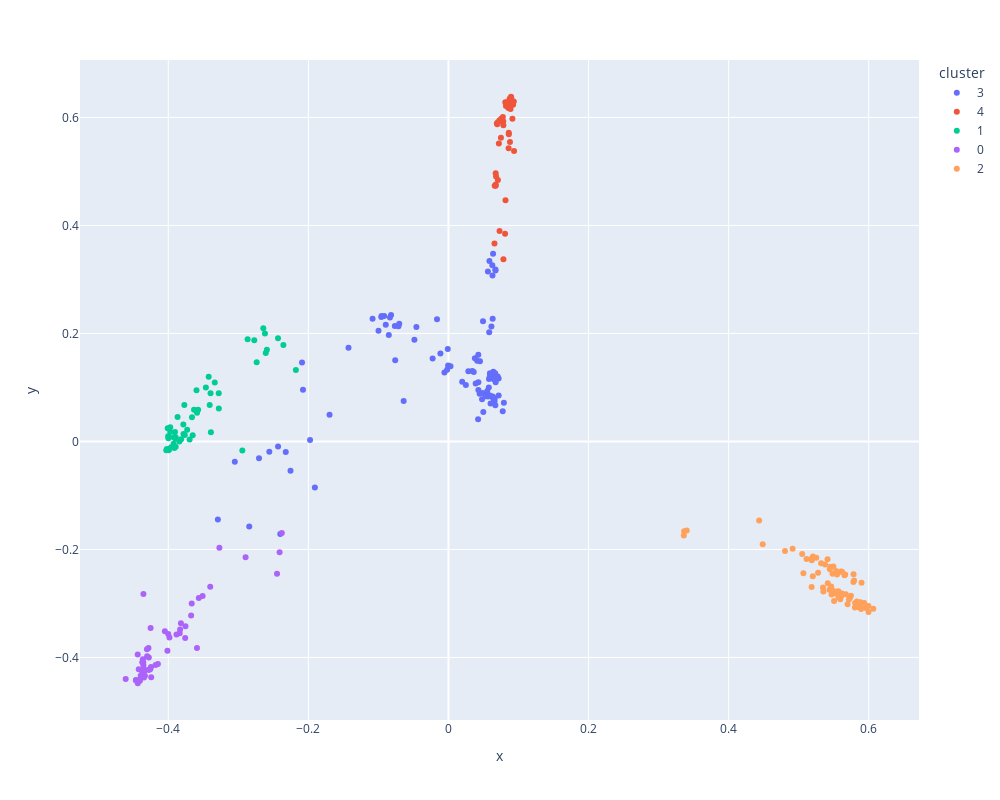
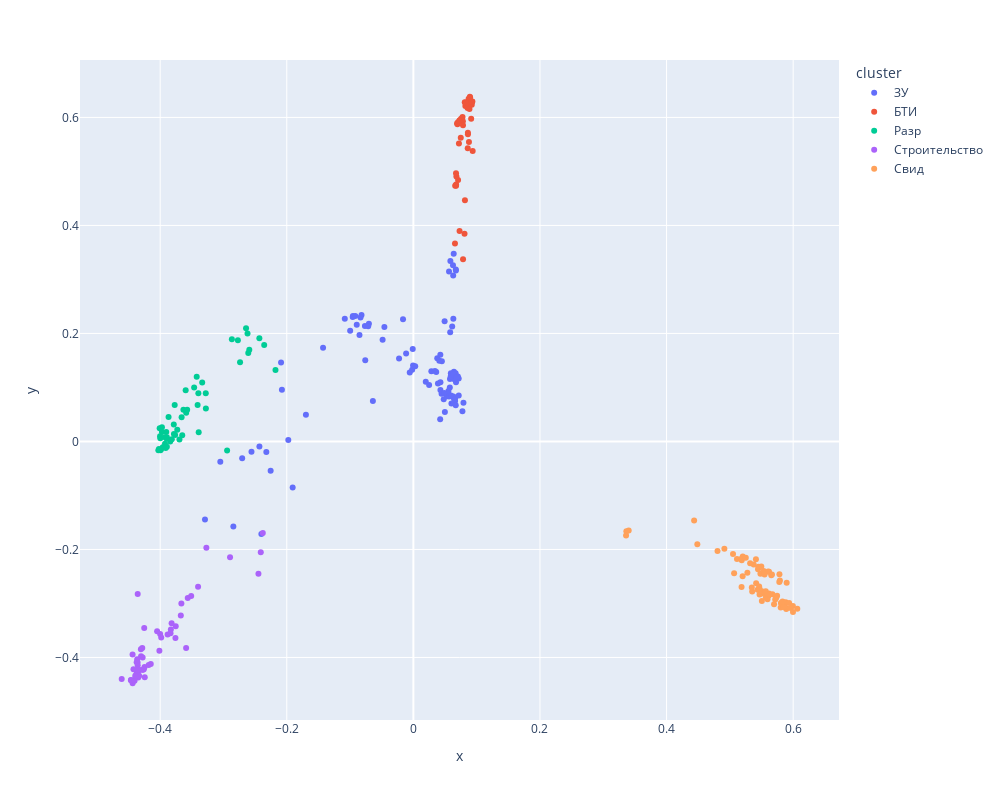

Notebook code cell kept with these figures, in order:
### Markdown cell above
### K-means

### Code cell
n_clusters = 5

estimator = KMeans(n_clusters=n_clusters, random_state=42)
clusterization(estimator, tfidf_vectors, dataset, 'kmeans_tfidf')

### Figure 1 — Plotly figure (JSON) as saved in the notebook; plotly's stock layout.template omitted (floating-point values rounded to 4 significant figures)
{"data": [{"customdata": [["1 изм.pdf_1.txt"], ["10. Поликарпова ул.,д.2, корп.7+ изм.pdf_1.txt"], ["11. Поликарпова ул.,д.2, корп.10А+ изм.pdf_1.txt"], ["12. Поликарпова ул.,д.2, корп.10+ исп.pdf_1.txt"], ["14. Поликарпова ул.,д.2, корп.12+ изм.pdf_1.txt"], ["15. Поликарпова ул.,д.2, корп.14+ изм.pdf_1.txt"], ["16. Поликарпова ул.,д.2, корп.15_+ изм.pdf_1.txt"], ["18. Поликарпова ул.,д.2, корп.16А_+ изм.pdf_1.txt"], ["20. Поликарпова ул.,д.2, соор.32+ изм.pdf_1.txt"], ["27. Поликарпова ул.,д.2, корп.55+ изм.pdf_1.txt"], ["39 изм.pdf_1.txt"], ["42 изм.pdf_1.txt"], ["51 изм.pdf_1.txt"], ["6. Поликарпова ул.,д.2 корп.4 изм.pdf_1.txt"], ["66. Каширское шоссе, дом 5, корпус 1, строение 23 изм.pdf_1.txt"], ["69. Каширское шоссе, дом 5, корпус 1,  изм.pdf_1.txt"], ["93. Мясницкая ул., д. 19, стр. 1 изм.pdf_1.txt"], ["94. Автомобильный проезд, д. 11, стр. 6 изм.pdf_1.txt"], ["96. Щербаковская ул., д.52, корп.17 изм.pdf_1.txt"], ["131ю-2012 29.07.2015 исправленное.PDF_1.txt"], ["M-01-038080 исправленное.pdf_1.txt"], ["M-01-509399 20.09.2002 исправленное.pdf_1.txt"], ["M-02-043676 исправленное.pdf_1.txt"], ["M-02-045681 13.11.2014 исправленное.pdf_1.txt"], ["M-02-М-02-141516 исправленное.pdf_1.txt"], ["M-03-040506 исправленное.pdf_1.txt"], ["M-03-046138 исправленное.pdf_1.txt"], ["M-03-616263 17.01.2018 исправленное.pdf_1.txt"], ["M-04-506077 16.04.2003 исправленное.pdf_1.txt"], ["M-04-506492 28.11.2003 исправленное.PDF_1.txt"], ["M-04-515152 исправленное.pdf_1.txt"], ["M-05-05-040506 29.09.2016 исправленное.pdf_1.txt"], ["M-07-048788 13.04.2016 исправленное.PDF_1.txt"], ["M-09-053908 02.04.2019 исправленное.pdf_1.txt"], ["M-09-508049 исправленное.pdf_1.txt"], ["M-09-512323 исправленное.pdf_1.txt"], ["M-09-609362 16.09.2016 исправленное.PDF_1.txt"], ["M-11-039577 исправленное.pdf_1.txt"], ["M_01_005599_05_06_1996 исправленное.pdf_1.txt"], ["M_01_515253_24_03_2010 исправленное.pdf_1.txt"], ["M_05_003559_04_12_1995 исправленное.pdf_1.txt"], ["M_07_020222_27_12_2001 исправленное.pdf_1.txt"], ["M_07_507696_30_06_2006 исправленное.pdf_1.txt"], ["M_09_503754_01_12_1997 исправленное.pdf_1.txt"], ["М - 0 3 -959698 исправленное.pdf_1.txt"], ["М - 0 4 -587496 исправленное.pdf_1.txt"], ["М - 0 5 -957823 17.10.2016 исправленное.pdf_1.txt"], ["М - 0 7- 303132 исправленное.pdf_1.txt"], ["М -10-111213 исправленное.pdf_1.txt"], ["М-01-003322_26_10_1995 исправленное.pdf_1.txt"], ["М-01-010203_09_11_1999 исправленное.pdf_1.txt"], ["М-01-159753_14_05_2002 исправленное.pdf_1.txt"], ["М-01-256863 30.04.2003 исправленное.pdf_1.txt"], ["М-01-545556_21_01_1997 исправленное.pdf_1.txt"], ["М-01-554433 22.02.2006 исправленное.pdf_1.txt"], ["М-02-002255_25_03_2002 исправленное.pdf_1.txt"], ["М-02-505152_17_11_2003 исправленное.pdf_1.txt"], ["М-02-547569_27_05_1996 исправленное.pdf_1.txt"], ["М-02-547852_19_12_2003 исправленное.pdf_1.txt"], ["М-03-010505_25_12_1997 исправленное.pdf_1.txt"], ["М-03-515152__19_03_1998 исправленное.pdf_1.txt"], ["М-03-547698_21_09_2006 исправленное.pdf_1.txt"], ["М-04-582527_31_03_2004 исправленное.pdf_1.txt"], ["М-06-050406_05_11_1997 исправленное.pdf_1.txt"], ["М-06-060903 31.10.2002 исправленное.pdf_1.txt"], ["М-06-221133 исправленное.PDF_1.txt"], ["М-06-576951 исправленное.pdf_1.txt"], ["М-07-002211_19_04_1993 исправленное.pdf_1.txt"], ["М-07-658951_22_07_1996 исправленное.pdf_1.txt"], ["М-07-875369 04.09.2016 исправленное.pdf_1.txt"], ["М-08-505154 исправленное.pdf_1.txt"], ["М-09-090909_28_03_2001 исправленное.pdf_1.txt"], ["М-51-478523_23_11_2004 исправленное.pdf_1.txt"], ["М-51-759863 исправленное.pdf_1.txt"], ["М-95-863241 исправленное.pdf_1.txt"], ["№ М - 0 2-657842-5 исправленное.pdf_1.txt"], ["№ М - 0 6 - 698745 03.07.2018 исправленное.pdf_1.txt"], ["№ М-07-08-0904 исправленное.pdf_1.txt"], ["13.pdf_1.txt"], ["14.pdf_1.txt"], ["16.pdf_1.txt"], ["17.pdf_1.txt"], ["18.pdf_1.txt"], ["19.pdf_1.txt"], ["2.pdf_1.txt"], ["23.pdf_1.txt"], ["27.pdf_1.txt"], ["29.pdf_1.txt"], ["31.pdf_1.txt"], ["32.pdf_1.txt"], ["33.pdf_1.txt"], ["43.pdf_1.txt"], ["51.pdf_1.txt"], ["6.pdf_1.txt"], ["71.pdf_1.txt"], ["10.pdf_1.txt"], ["12.pdf_1.txt"], ["24.pdf_1.txt"], ["26.pdf_1.txt"], ["27.pdf_1.txt"], ["28.pdf_1.txt"], ["3.pdf_1.txt"], ["32.pdf_1.txt"], ["45.pdf_1.txt"], ["58.pdf_1.txt"], ["59.pdf_1.txt"], ["61.pdf_1.txt"], ["65.pdf_1.txt"], ["9.pdf_1.txt"]], "hovertemplate": "cluster=3<br>x=%{x}<br>y=%{y}<br>file_name=%{customdata[0]}<extra></extra>", "legendgroup": "3", "marker": {"color": "#636efa", "symbol": "circle"}, "mode": "markers", "name": "3", "orientation": "v", "showlegend": true, "type": "scatter", "x": [0.03884, 0.05846, 0.06288, 0.06371, 0.04498, 0.06705, 0.03771, 0.04098, 0.06717, 0.06257, 0.06405, 0.07748, 0.06131, 0.05632, 0.04259, 0.06738, 0.04936, 0.05815, 0.06313, 0.07162, 0.06273, 0.06011, 0.06578, 0.06485, 0.06589, 0.06512, 0.06673, 0.04793, -0.01149, 0.055, 0.04453, 0.05922, 0.05784, 0.06469, 0.06375, 0.06585, 0.05294, 0.04234, 0.06409, 0.01959, 0.06002, -0.08515, 0.06409, 0.06409, 0.06414, 0.0629, 0.05908, 0.06272, 0.06678, 0.0632, 0.04271, 0.06409, -0.02261, -0.001003, 0.04977, 0.05536, 0.02487, 0.06409, -0.04579, 0.05758, -0.04863, -0.08949, 0.05725, -0.01637, 0.07166, 0.07027, -0.005746, 0.04868, 0.07912, 0.0626, -0.0005096, -0.001925, 0.04273, 0.05632, 0.06409, 0.05942, 0.06692, 0.06806, -0.1427, -0.2091, -0.07027, -0.08195, 0.0284, -0.2401, -0.07656, -0.2323, -0.2844, -0.2558, -0.3292, -0.09585, -0.2255, 0.03401, -0.1084, -0.1698, -0.2433, -0.06397, -0.07603, -0.09179, -0.305, -0.09988, -0.1907, -0.1976, -0.2077, -0.2705, -0.09549, 0.03608, 0.002875, -0.08353, -0.07143], "xaxis": "x", "y": [0.1072, 0.3343, 0.3073, 0.3477, 0.1485, 0.3184, 0.1541, 0.1496, 0.3166, 0.3264, 0.1289, 0.05582, 0.2128, 0.3149, 0.1608, 0.1095, 0.2225, 0.2022, 0.227, 0.1168, 0.08216, 0.07034, 0.1217, 0.1231, 0.07943, 0.124, 0.1161, 0.07801, 0.1629, 0.08927, 0.08855, 0.1261, 0.1156, 0.1151, 0.08077, 0.07507, 0.08394, 0.04135, 0.07141, 0.1108, 0.1216, 0.1971, 0.07141, 0.07141, 0.1177, 0.1224, 0.1207, 0.125, 0.1264, 0.08327, 0.09513, 0.07141, 0.1538, 0.1713, 0.05446, 0.09345, 0.1043, 0.07141, 0.2118, 0.09988, 0.1882, 0.2162, 0.08518, 0.2261, 0.08511, 0.1202, 0.1279, 0.08976, 0.07177, 0.1241, 0.1405, 0.1328, 0.1098, 0.08348, 0.07141, 0.08524, 0.06684, 0.1191, 0.1737, 0.1462, 0.2181, 0.2343, 0.1302, -0.1714, 0.214, -0.01932, -0.1577, -0.01894, -0.1447, 0.2305, -0.05434, 0.1307, 0.227, 0.04966, -0.009423, 0.07508, 0.1502, 0.2321, -0.03746, 0.2049, -0.08536, 0.00249, 0.09558, -0.03098, 0.2322, 0.1286, 0.1391, 0.2295, 0.2134], "yaxis": "y"}, {"customdata": [["1. ул Шеногина, дом 3, строение 14 изм.pdf_1.txt"], ["10. Летниковская улица, дом 11-11, строение 9 изм.pdf_1.txt"], ["10. ул Шеногина, дом 3, строение 37 изм.pdf_1.txt"], ["11. ул Шеногина, дом 3, строение 24 изм.pdf_1.txt"], ["12. ул Шеногина, дом 3 изм.pdf_1.txt"], ["13. Летниковская улица, дом 11-11, строение 4 изм.pdf_1.txt"], ["14. Летниковская улица, дом 11_11, строение 16 изм.pdf_1.txt"], ["14. ул Шеногина, дом 3, строение 39 изм.pdf_1.txt"], ["17. Летниковская улица, дом 11-11, строение 10 изм.pdf_1.txt"], ["17. ул Шеногина, дом 3, строение 1 изм.pdf_1.txt"], ["17. ул Шеногина, дом 3, строение 17 изм.pdf_1.txt"], ["18. Летниковская улица, дом 11-11, строение 5 изм.pdf_1.txt"], ["18. ул Шеногина, дом 3, строение 38 изм.pdf_1.txt"], ["2. ул Шеногина, дом 3, строение 16 изм.pdf_1.txt"], ["21. ул Шеногина, дом 3, строение 44 изм.pdf_1.txt"], ["22. Летниковская улица, дом 11-11, строение 8 изм.pdf_1.txt"], ["22. ул Шеногина, дом 3, строение 27 изм.pdf_1.txt"], ["23. Летниковская улица, дом 11-11, строение 2 изм.pdf_1.txt"], ["24. ул Шеногина, дом 3, строение 23 изм.pdf_1.txt"], ["25. Летниковская улица, дом 11_11, строение 12 изм.pdf_1.txt"], ["26. Летниковская улица, дом 11_11, строение 11 изм.pdf_1.txt"], ["26. ул Шеногина, дом 3, строение 45 изм.pdf_1.txt"], ["27. ул Шеногина, дом 3, строение 28 изм.pdf_1.txt"], ["28. Летниковская улица, дом 11-11, строение 6 изм.pdf_1.txt"], ["28. ул Шеногина, дом 3, строение 11 изм.pdf_1.txt"], ["29. Летниковская улица, дом 11-11, строение 1 изм.pdf_1.txt"], ["29. ул Шеногина, дом 3, строение 35 изм.pdf_1.txt"], ["3. ул Шеногина, дом 3, строение 26 изм.pdf_1.txt"], ["30. ул Шеногина, дом 3, строение 41 изм.pdf_1.txt"], ["32. ул Шеногина, дом 3, строение 6 изм.pdf_1.txt"], ["33. ул Шеногина, дом 3, строение 2 изм.pdf_1.txt"], ["4. Летниковская улица, дом 11_11, строение 14 изм.pdf_1.txt"], ["4. ул Шеногина, дом 3, строение 33 изм.pdf_1.txt"], ["5. ул Шеногина, дом 3, строение 30 изм.pdf_1.txt"], ["6. ул Шеногина, дом 3, строение 21 изм.pdf_1.txt"], ["7. Летниковская улица, дом 11_11, строение 13 изм.pdf_1.txt"], ["7. ул Шеногина, дом 3, строение 22 изм.pdf_1.txt"], ["8. ул Шеногина, дом 3, строение изм.pdf_1.txt"], ["9. Летниковская улица, дом 11-11, строение 7 изм.pdf_1.txt"], ["9. ул Шеногина, дом 3, строение 15 изм.pdf_1.txt"], ["ТП на строение изм.pdf_1.txt"]], "hovertemplate": "cluster=4<br>x=%{x}<br>y=%{y}<br>file_name=%{customdata[0]}<extra></extra>", "legendgroup": "4", "marker": {"color": "#EF553B", "symbol": "circle"}, "mode": "markers", "name": "4", "orientation": "v", "showlegend": true, "type": "scatter", "x": [0.07062, 0.06957, 0.08211, 0.07764, 0.08081, 0.07536, 0.07488, 0.09318, 0.07303, 0.09129, 0.08146, 0.07817, 0.08839, 0.09367, 0.08728, 0.0691, 0.08116, 0.07064, 0.08967, 0.06798, 0.0657, 0.08928, 0.072, 0.07838, 0.08612, 0.07261, 0.09227, 0.0907, 0.08251, 0.06602, 0.07295, 0.08618, 0.09268, 0.08586, 0.08557, 0.08782, 0.08861, 0.06744, 0.06738, 0.06749, 0.07845], "xaxis": "x", "y": [0.4839, 0.5875, 0.6213, 0.6007, 0.3847, 0.5975, 0.5624, 0.6295, 0.5947, 0.5978, 0.4467, 0.5928, 0.6251, 0.5377, 0.6347, 0.5894, 0.6283, 0.591, 0.6368, 0.4907, 0.3668, 0.6383, 0.552, 0.5855, 0.5717, 0.5933, 0.6235, 0.6254, 0.6277, 0.4737, 0.3899, 0.5688, 0.6293, 0.543, 0.6176, 0.5543, 0.6155, 0.4737, 0.4964, 0.4758, 0.3376], "yaxis": "y"}, {"customdata": [["1.pdf_1.txt"], ["10.pdf_1.txt"], ["11.pdf_1.txt"], ["12.pdf_1.txt"], ["15.pdf_1.txt"], ["20.pdf_1.txt"], ["21.pdf_1.txt"], ["22.pdf_1.txt"], ["24.pdf_1.txt"], ["25.pdf_1.txt"], ["26.pdf_1.txt"], ["28.pdf_1.txt"], ["3.pdf_1.txt"], ["30.pdf_1.txt"], ["34.pdf_1.txt"], ["35.pdf_1.txt"], ["36.pdf_1.txt"], ["37.pdf_1.txt"], ["38.pdf_1.txt"], ["4.pdf_1.txt"], ["40.pdf_1.txt"], ["41.pdf_1.txt"], ["42.pdf_1.txt"], ["44.pdf_1.txt"], ["45.pdf_1.txt"], ["46.pdf_1.txt"], ["47.pdf_1.txt"], ["48.pdf_1.txt"], ["49.pdf_1.txt"], ["5.pdf_1.txt"], ["52.pdf_1.txt"], ["53.pdf_1.txt"], ["55.pdf_1.txt"], ["56.pdf_1.txt"], ["57.pdf_1.txt"], ["58.pdf_1.txt"], ["59.pdf_1.txt"], ["60.pdf_1.txt"], ["61.pdf_1.txt"], ["62.pdf_1.txt"], ["63.pdf_1.txt"], ["64.pdf_1.txt"], ["65.pdf_1.txt"], ["66.pdf_1.txt"], ["67.pdf_1.txt"], ["68.pdf_1.txt"], ["69.pdf_1.txt"], ["7.pdf_1.txt"], ["70.pdf_1.txt"], ["8.pdf_1.txt"], ["9.pdf_1.txt"]], "hovertemplate": "cluster=1<br>x=%{x}<br>y=%{y}<br>file_name=%{customdata[0]}<extra></extra>", "legendgroup": "1", "marker": {"color": "#00cc96", "symbol": "circle"}, "mode": "markers", "name": "1", "orientation": "v", "showlegend": true, "type": "scatter", "x": [-0.3771, -0.3463, -0.2644, -0.2868, -0.3278, -0.3392, -0.2738, -0.4002, -0.3652, -0.2433, -0.3785, -0.3897, -0.3336, -0.3598, -0.3783, -0.4008, -0.3972, -0.3923, -0.3633, -0.262, -0.328, -0.3895, -0.3842, -0.373, -0.2609, -0.3696, -0.3895, -0.3409, -0.4029, -0.2773, -0.3662, -0.3989, -0.3924, -0.3972, -0.3589, -0.3764, -0.3959, -0.402, -0.2943, -0.3996, -0.3913, -0.2592, -0.3998, -0.3817, -0.3397, -0.3868, -0.2357, -0.3423, -0.3905, -0.2178, -0.3574], "xaxis": "x", "y": [0.06752, 0.09981, 0.2096, 0.1895, 0.06084, 0.01691, 0.1467, 0.00945, 0.01131, 0.1912, 0.03159, 0.005195, 0.1093, 0.09494, 0.01386, 0.02427, 0.01765, 0.007995, 0.05855, 0.2001, 0.08911, -0.009783, 8.97e-05, 0.02178, 0.1638, 0.003423, 0.007686, 0.06772, -0.01645, 0.1876, 0.04482, -0.01507, -0.004046, 0.02632, 0.05338, 0.0118, -0.01056, -0.01418, -0.01681, -0.01624, -0.01212, 0.17, 0.005928, 0.004223, 0.08932, 0.0452, 0.1787, 0.1196, 0.01771, 0.1325, 0.05888], "yaxis": "y"}, {"customdata": [["39.pdf_1.txt"], ["54.pdf_1.txt"], ["1.pdf_1.txt"], ["11.pdf_1.txt"], ["13.pdf_1.txt"], ["14.pdf_1.txt"], ["15.pdf_1.txt"], ["16.pdf_1.txt"], ["17.pdf_1.txt"], ["18.pdf_1.txt"], ["19.pdf_1.txt"], ["2.pdf_1.txt"], ["20.pdf_1.txt"], ["21.pdf_1.txt"], ["22.pdf_1.txt"], ["23.pdf_1.txt"], ["25.pdf_1.txt"], ["29.pdf_1.txt"], ["30.pdf_1.txt"], ["31.pdf_1.txt"], ["33.pdf_1.txt"], ["34.pdf_1.txt"], ["35.pdf_1.txt"], ["36.pdf_1.txt"], ["37.pdf_1.txt"], ["38.pdf_1.txt"], ["39.pdf_1.txt"], ["4.pdf_1.txt"], ["40.pdf_1.txt"], ["41.pdf_1.txt"], ["42.pdf_1.txt"], ["43.pdf_1.txt"], ["44.pdf_1.txt"], ["46.pdf_1.txt"], ["47.pdf_1.txt"], ["49.pdf_1.txt"], ["5.pdf_1.txt"], ["50.pdf_1.txt"], ["51.pdf_1.txt"], ["52.pdf_1.txt"], ["53.pdf_1.txt"], ["54.pdf_1.txt"], ["55.pdf_1.txt"], ["56.pdf_1.txt"], ["57.pdf_1.txt"], ["6.pdf_1.txt"], ["60.pdf_1.txt"], ["62.pdf_1.txt"], ["63.pdf_1.txt"], ["64.pdf_1.txt"], ["66.pdf_1.txt"], ["67.pdf_1.txt"], ["68.pdf_1.txt"], ["69.pdf_1.txt"], ["7.pdf_1.txt"], ["8.pdf_1.txt"]], "hovertemplate": "cluster=0<br>x=%{x}<br>y=%{y}<br>file_name=%{customdata[0]}<extra></extra>", "legendgroup": "0", "marker": {"color": "#ab63fa", "symbol": "circle"}, "mode": "markers", "name": "0", "orientation": "v", "showlegend": true, "type": "scatter", "x": [-0.3271, -0.2896, -0.3401, -0.2379, -0.4363, -0.4374, -0.4357, -0.4389, -0.4355, -0.3565, -0.382, -0.3883, -0.4283, -0.3666, -0.4247, -0.4338, -0.4435, -0.4244, -0.4252, -0.3832, -0.4258, -0.4001, -0.4149, -0.4356, -0.4049, -0.4376, -0.4274, -0.351, -0.4302, -0.4355, -0.4369, -0.4013, -0.4462, -0.4355, -0.3759, -0.3755, -0.4278, -0.4283, -0.4608, -0.4461, -0.4405, -0.4437, -0.4422, -0.4182, -0.4347, -0.3837, -0.4372, -0.4333, -0.3674, -0.3984, -0.4349, -0.2448, -0.3591, -0.2411, -0.4394, -0.4305], "xaxis": "x", "y": [-0.1969, -0.2143, -0.2692, -0.1694, -0.4032, -0.4312, -0.4087, -0.4368, -0.4321, -0.2899, -0.3365, -0.3575, -0.3825, -0.3, -0.4178, -0.4239, -0.4477, -0.4366, -0.3454, -0.3483, -0.422, -0.3566, -0.4121, -0.4327, -0.3514, -0.4351, -0.4228, -0.2864, -0.3979, -0.4145, -0.4262, -0.3877, -0.4421, -0.2824, -0.364, -0.3424, -0.3999, -0.4229, -0.4397, -0.4417, -0.4431, -0.3944, -0.4216, -0.414, -0.4371, -0.3552, -0.409, -0.4337, -0.3223, -0.3631, -0.4218, -0.2449, -0.3824, -0.205, -0.434, -0.3846], "yaxis": "y"}, {"customdata": [["1.pdf_1.txt"], ["10.pdf_1.txt"], ["11.pdf_1.txt"], ["12.pdf_1.txt"], ["13.pdf_1.txt"], ["14.pdf_1.txt"], ["15.pdf_1.txt"], ["16.pdf_1.txt"], ["17.pdf_1.txt"], ["18.pdf_1.txt"], ["19.pdf_1.txt"], ["2.pdf_1.txt"], ["20.pdf_1.txt"], ["21.pdf_1.txt"], ["22.pdf_1.txt"], ["23.pdf_1.txt"], ["24.pdf_1.txt"], ["25.pdf_1.txt"], ["26.pdf_1.txt"], ["27.pdf_1.txt"], ["28.pdf_1.txt"], ["29.pdf_1.txt"], ["3.pdf_1.txt"], ["30.pdf_1.txt"], ["31.pdf_1.txt"], ["32.pdf_1.txt"], ["33.pdf_1.txt"], ["34.pdf_1.txt"], ["35.pdf_1.txt"], ["36.pdf_1.txt"], ["37.pdf_1.txt"], ["38.pdf_1.txt"], ["39.pdf_1.txt"], ["4.pdf_1.txt"], ["40.pdf_1.txt"], ["41.pdf_1.txt"], ["42.pdf_1.txt"], ["43.pdf_1.txt"], ["44.pdf_1.txt"], ["45.pdf_1.txt"], ["46.pdf_1.txt"], ["47.pdf_1.txt"], ["48.pdf_1.txt"], ["49.pdf_1.txt"], ["5.pdf_1.txt"], ["50.pdf_1.txt"], ["51.pdf_1.txt"], ["52.pdf_1.txt"], ["53.pdf_1.txt"], ["54.pdf_1.txt"], ["55.pdf_1.txt"], ["56.pdf_1.txt"], ["57.pdf_1.txt"], ["58.pdf_1.txt"], ["59.pdf_1.txt"], ["6.pdf_1.txt"], ["60.pdf_1.txt"], ["61.pdf_1.txt"], ["62.pdf_1.txt"], ["63.pdf_1.txt"], ["64.pdf_1.txt"], ["65.pdf_1.txt"], ["66.pdf_1.txt"], ["67.pdf_1.txt"], ["68.pdf_1.txt"], ["69.pdf_1.txt"], ["7.pdf_1.txt"], ["70.pdf_1.txt"], ["8.pdf_1.txt"], ["9.pdf_1.txt"]], "hovertemplate": "cluster=2<br>x=%{x}<br>y=%{y}<br>file_name=%{customdata[0]}<extra></extra>", "legendgroup": "2", "marker": {"color": "#FFA15A", "symbol": "circle"}, "mode": "markers", "name": "2", "orientation": "v", "showlegend": true, "type": "scatter", "x": [0.5883, 0.5412, 0.5885, 0.5806, 0.5655, 0.5603, 0.4805, 0.5376, 0.4436, 0.5732, 0.5783, 0.5803, 0.5439, 0.5203, 0.3365, 0.5523, 0.5791, 0.5717, 0.5353, 0.4486, 0.5816, 0.5483, 0.5187, 0.589, 0.586, 0.5469, 0.5505, 0.5619, 0.5517, 0.6065, 0.3402, 0.5185, 0.5445, 0.336, 0.5535, 0.5936, 0.5569, 0.5831, 0.5852, 0.5997, 0.5415, 0.4913, 0.5112, 0.5463, 0.5604, 0.5548, 0.5202, 0.5746, 0.505, 0.5472, 0.5898, 0.5995, 0.5781, 0.5617, 0.532, 0.5959, 0.5608, 0.5673, 0.5277, 0.5566, 0.5451, 0.518, 0.5698, 0.5595, 0.5623, 0.5252, 0.5665, 0.5067, 0.5347, 0.5497], "xaxis": "x", "y": [-0.298, -0.2181, -0.308, -0.2993, -0.2479, -0.2851, -0.203, -0.2277, -0.1464, -0.2893, -0.2461, -0.3075, -0.2747, -0.2131, -0.1662, -0.2817, -0.2576, -0.2927, -0.2778, -0.1904, -0.2997, -0.2449, -0.2198, -0.3101, -0.2998, -0.2834, -0.2954, -0.2411, -0.278, -0.3097, -0.165, -0.2694, -0.2367, -0.174, -0.2397, -0.2989, -0.289, -0.2964, -0.3064, -0.3158, -0.2626, -0.1988, -0.2174, -0.2684, -0.2406, -0.2463, -0.2495, -0.2859, -0.2084, -0.2738, -0.2615, -0.3046, -0.2604, -0.2817, -0.2254, -0.3083, -0.2862, -0.283, -0.2432, -0.2772, -0.2322, -0.2175, -0.3014, -0.2921, -0.2835, -0.2153, -0.2462, -0.2441, -0.2702, -0.2316], "yaxis": "y"}], "layout": {"height": 800, "legend": {"title": {"text": "cluster"}, "tracegroupgap": 0}, "margin": {"t": 60}, "width": 1000, "xaxis": {"anchor": "y", "domain": [0, 1], "title": {"text": "x"}}, "yaxis": {"anchor": "x", "domain": [0, 1], "title": {"text": "y"}}}}

### Figure 2 — Plotly figure (JSON) as saved in the notebook; plotly's stock layout.template omitted (floating-point values rounded to 4 significant figures)
{"data": [{"customdata": [["1 изм.pdf_1.txt"], ["10. Поликарпова ул.,д.2, корп.7+ изм.pdf_1.txt"], ["11. Поликарпова ул.,д.2, корп.10А+ изм.pdf_1.txt"], ["12. Поликарпова ул.,д.2, корп.10+ исп.pdf_1.txt"], ["14. Поликарпова ул.,д.2, корп.12+ изм.pdf_1.txt"], ["15. Поликарпова ул.,д.2, корп.14+ изм.pdf_1.txt"], ["16. Поликарпова ул.,д.2, корп.15_+ изм.pdf_1.txt"], ["18. Поликарпова ул.,д.2, корп.16А_+ изм.pdf_1.txt"], ["20. Поликарпова ул.,д.2, соор.32+ изм.pdf_1.txt"], ["27. Поликарпова ул.,д.2, корп.55+ изм.pdf_1.txt"], ["39 изм.pdf_1.txt"], ["42 изм.pdf_1.txt"], ["51 изм.pdf_1.txt"], ["6. Поликарпова ул.,д.2 корп.4 изм.pdf_1.txt"], ["66. Каширское шоссе, дом 5, корпус 1, строение 23 изм.pdf_1.txt"], ["69. Каширское шоссе, дом 5, корпус 1,  изм.pdf_1.txt"], ["93. Мясницкая ул., д. 19, стр. 1 изм.pdf_1.txt"], ["94. Автомобильный проезд, д. 11, стр. 6 изм.pdf_1.txt"], ["96. Щербаковская ул., д.52, корп.17 изм.pdf_1.txt"], ["131ю-2012 29.07.2015 исправленное.PDF_1.txt"], ["M-01-038080 исправленное.pdf_1.txt"], ["M-01-509399 20.09.2002 исправленное.pdf_1.txt"], ["M-02-043676 исправленное.pdf_1.txt"], ["M-02-045681 13.11.2014 исправленное.pdf_1.txt"], ["M-02-М-02-141516 исправленное.pdf_1.txt"], ["M-03-040506 исправленное.pdf_1.txt"], ["M-03-046138 исправленное.pdf_1.txt"], ["M-03-616263 17.01.2018 исправленное.pdf_1.txt"], ["M-04-506077 16.04.2003 исправленное.pdf_1.txt"], ["M-04-506492 28.11.2003 исправленное.PDF_1.txt"], ["M-04-515152 исправленное.pdf_1.txt"], ["M-05-05-040506 29.09.2016 исправленное.pdf_1.txt"], ["M-07-048788 13.04.2016 исправленное.PDF_1.txt"], ["M-09-053908 02.04.2019 исправленное.pdf_1.txt"], ["M-09-508049 исправленное.pdf_1.txt"], ["M-09-512323 исправленное.pdf_1.txt"], ["M-09-609362 16.09.2016 исправленное.PDF_1.txt"], ["M-11-039577 исправленное.pdf_1.txt"], ["M_01_005599_05_06_1996 исправленное.pdf_1.txt"], ["M_01_515253_24_03_2010 исправленное.pdf_1.txt"], ["M_05_003559_04_12_1995 исправленное.pdf_1.txt"], ["M_07_020222_27_12_2001 исправленное.pdf_1.txt"], ["M_07_507696_30_06_2006 исправленное.pdf_1.txt"], ["M_09_503754_01_12_1997 исправленное.pdf_1.txt"], ["М - 0 3 -959698 исправленное.pdf_1.txt"], ["М - 0 4 -587496 исправленное.pdf_1.txt"], ["М - 0 5 -957823 17.10.2016 исправленное.pdf_1.txt"], ["М - 0 7- 303132 исправленное.pdf_1.txt"], ["М -10-111213 исправленное.pdf_1.txt"], ["М-01-003322_26_10_1995 исправленное.pdf_1.txt"], ["М-01-010203_09_11_1999 исправленное.pdf_1.txt"], ["М-01-159753_14_05_2002 исправленное.pdf_1.txt"], ["М-01-256863 30.04.2003 исправленное.pdf_1.txt"], ["М-01-545556_21_01_1997 исправленное.pdf_1.txt"], ["М-01-554433 22.02.2006 исправленное.pdf_1.txt"], ["М-02-002255_25_03_2002 исправленное.pdf_1.txt"], ["М-02-505152_17_11_2003 исправленное.pdf_1.txt"], ["М-02-547569_27_05_1996 исправленное.pdf_1.txt"], ["М-02-547852_19_12_2003 исправленное.pdf_1.txt"], ["М-03-010505_25_12_1997 исправленное.pdf_1.txt"], ["М-03-515152__19_03_1998 исправленное.pdf_1.txt"], ["М-03-547698_21_09_2006 исправленное.pdf_1.txt"], ["М-04-582527_31_03_2004 исправленное.pdf_1.txt"], ["М-06-050406_05_11_1997 исправленное.pdf_1.txt"], ["М-06-060903 31.10.2002 исправленное.pdf_1.txt"], ["М-06-221133 исправленное.PDF_1.txt"], ["М-06-576951 исправленное.pdf_1.txt"], ["М-07-002211_19_04_1993 исправленное.pdf_1.txt"], ["М-07-658951_22_07_1996 исправленное.pdf_1.txt"], ["М-07-875369 04.09.2016 исправленное.pdf_1.txt"], ["М-08-505154 исправленное.pdf_1.txt"], ["М-09-090909_28_03_2001 исправленное.pdf_1.txt"], ["М-51-478523_23_11_2004 исправленное.pdf_1.txt"], ["М-51-759863 исправленное.pdf_1.txt"], ["М-95-863241 исправленное.pdf_1.txt"], ["№ М - 0 2-657842-5 исправленное.pdf_1.txt"], ["№ М - 0 6 - 698745 03.07.2018 исправленное.pdf_1.txt"], ["№ М-07-08-0904 исправленное.pdf_1.txt"], ["13.pdf_1.txt"], ["14.pdf_1.txt"], ["16.pdf_1.txt"], ["17.pdf_1.txt"], ["18.pdf_1.txt"], ["19.pdf_1.txt"], ["2.pdf_1.txt"], ["23.pdf_1.txt"], ["27.pdf_1.txt"], ["29.pdf_1.txt"], ["31.pdf_1.txt"], ["32.pdf_1.txt"], ["33.pdf_1.txt"], ["43.pdf_1.txt"], ["51.pdf_1.txt"], ["6.pdf_1.txt"], ["71.pdf_1.txt"], ["10.pdf_1.txt"], ["12.pdf_1.txt"], ["24.pdf_1.txt"], ["26.pdf_1.txt"], ["27.pdf_1.txt"], ["28.pdf_1.txt"], ["3.pdf_1.txt"], ["32.pdf_1.txt"], ["45.pdf_1.txt"], ["58.pdf_1.txt"], ["59.pdf_1.txt"], ["61.pdf_1.txt"], ["65.pdf_1.txt"], ["9.pdf_1.txt"]], "hovertemplate": "cluster=ЗУ<br>x=%{x}<br>y=%{y}<br>file_name=%{customdata[0]}<extra></extra>", "legendgroup": "ЗУ", "marker": {"color": "#636efa", "symbol": "circle"}, "mode": "markers", "name": "ЗУ", "orientation": "v", "showlegend": true, "type": "scatter", "x": [0.03884, 0.05846, 0.06288, 0.06371, 0.04498, 0.06705, 0.03771, 0.04098, 0.06717, 0.06257, 0.06405, 0.07748, 0.06131, 0.05632, 0.04259, 0.06738, 0.04936, 0.05815, 0.06313, 0.07162, 0.06273, 0.06011, 0.06578, 0.06485, 0.06589, 0.06512, 0.06673, 0.04793, -0.01149, 0.055, 0.04453, 0.05922, 0.05784, 0.06469, 0.06375, 0.06585, 0.05294, 0.04234, 0.06409, 0.01959, 0.06002, -0.08515, 0.06409, 0.06409, 0.06414, 0.0629, 0.05908, 0.06272, 0.06678, 0.0632, 0.04271, 0.06409, -0.02261, -0.001003, 0.04977, 0.05536, 0.02487, 0.06409, -0.04579, 0.05758, -0.04863, -0.08949, 0.05725, -0.01637, 0.07166, 0.07027, -0.005746, 0.04868, 0.07912, 0.0626, -0.0005096, -0.001925, 0.04273, 0.05632, 0.06409, 0.05942, 0.06692, 0.06806, -0.1427, -0.2091, -0.07027, -0.08195, 0.0284, -0.2401, -0.07656, -0.2323, -0.2844, -0.2558, -0.3292, -0.09585, -0.2255, 0.03401, -0.1084, -0.1698, -0.2433, -0.06397, -0.07603, -0.09179, -0.305, -0.09988, -0.1907, -0.1976, -0.2077, -0.2705, -0.09549, 0.03608, 0.002875, -0.08353, -0.07143], "xaxis": "x", "y": [0.1072, 0.3343, 0.3073, 0.3477, 0.1485, 0.3184, 0.1541, 0.1496, 0.3166, 0.3264, 0.1289, 0.05582, 0.2128, 0.3149, 0.1608, 0.1095, 0.2225, 0.2022, 0.227, 0.1168, 0.08216, 0.07034, 0.1217, 0.1231, 0.07943, 0.124, 0.1161, 0.07801, 0.1629, 0.08927, 0.08855, 0.1261, 0.1156, 0.1151, 0.08077, 0.07507, 0.08394, 0.04135, 0.07141, 0.1108, 0.1216, 0.1971, 0.07141, 0.07141, 0.1177, 0.1224, 0.1207, 0.125, 0.1264, 0.08327, 0.09513, 0.07141, 0.1538, 0.1713, 0.05446, 0.09345, 0.1043, 0.07141, 0.2118, 0.09988, 0.1882, 0.2162, 0.08518, 0.2261, 0.08511, 0.1202, 0.1279, 0.08976, 0.07177, 0.1241, 0.1405, 0.1328, 0.1098, 0.08348, 0.07141, 0.08524, 0.06684, 0.1191, 0.1737, 0.1462, 0.2181, 0.2343, 0.1302, -0.1714, 0.214, -0.01932, -0.1577, -0.01894, -0.1447, 0.2305, -0.05434, 0.1307, 0.227, 0.04966, -0.009423, 0.07508, 0.1502, 0.2321, -0.03746, 0.2049, -0.08536, 0.00249, 0.09558, -0.03098, 0.2322, 0.1286, 0.1391, 0.2295, 0.2134], "yaxis": "y"}, {"customdata": [["1. ул Шеногина, дом 3, строение 14 изм.pdf_1.txt"], ["10. Летниковская улица, дом 11-11, строение 9 изм.pdf_1.txt"], ["10. ул Шеногина, дом 3, строение 37 изм.pdf_1.txt"], ["11. ул Шеногина, дом 3, строение 24 изм.pdf_1.txt"], ["12. ул Шеногина, дом 3 изм.pdf_1.txt"], ["13. Летниковская улица, дом 11-11, строение 4 изм.pdf_1.txt"], ["14. Летниковская улица, дом 11_11, строение 16 изм.pdf_1.txt"], ["14. ул Шеногина, дом 3, строение 39 изм.pdf_1.txt"], ["17. Летниковская улица, дом 11-11, строение 10 изм.pdf_1.txt"], ["17. ул Шеногина, дом 3, строение 1 изм.pdf_1.txt"], ["17. ул Шеногина, дом 3, строение 17 изм.pdf_1.txt"], ["18. Летниковская улица, дом 11-11, строение 5 изм.pdf_1.txt"], ["18. ул Шеногина, дом 3, строение 38 изм.pdf_1.txt"], ["2. ул Шеногина, дом 3, строение 16 изм.pdf_1.txt"], ["21. ул Шеногина, дом 3, строение 44 изм.pdf_1.txt"], ["22. Летниковская улица, дом 11-11, строение 8 изм.pdf_1.txt"], ["22. ул Шеногина, дом 3, строение 27 изм.pdf_1.txt"], ["23. Летниковская улица, дом 11-11, строение 2 изм.pdf_1.txt"], ["24. ул Шеногина, дом 3, строение 23 изм.pdf_1.txt"], ["25. Летниковская улица, дом 11_11, строение 12 изм.pdf_1.txt"], ["26. Летниковская улица, дом 11_11, строение 11 изм.pdf_1.txt"], ["26. ул Шеногина, дом 3, строение 45 изм.pdf_1.txt"], ["27. ул Шеногина, дом 3, строение 28 изм.pdf_1.txt"], ["28. Летниковская улица, дом 11-11, строение 6 изм.pdf_1.txt"], ["28. ул Шеногина, дом 3, строение 11 изм.pdf_1.txt"], ["29. Летниковская улица, дом 11-11, строение 1 изм.pdf_1.txt"], ["29. ул Шеногина, дом 3, строение 35 изм.pdf_1.txt"], ["3. ул Шеногина, дом 3, строение 26 изм.pdf_1.txt"], ["30. ул Шеногина, дом 3, строение 41 изм.pdf_1.txt"], ["32. ул Шеногина, дом 3, строение 6 изм.pdf_1.txt"], ["33. ул Шеногина, дом 3, строение 2 изм.pdf_1.txt"], ["4. Летниковская улица, дом 11_11, строение 14 изм.pdf_1.txt"], ["4. ул Шеногина, дом 3, строение 33 изм.pdf_1.txt"], ["5. ул Шеногина, дом 3, строение 30 изм.pdf_1.txt"], ["6. ул Шеногина, дом 3, строение 21 изм.pdf_1.txt"], ["7. Летниковская улица, дом 11_11, строение 13 изм.pdf_1.txt"], ["7. ул Шеногина, дом 3, строение 22 изм.pdf_1.txt"], ["8. ул Шеногина, дом 3, строение изм.pdf_1.txt"], ["9. Летниковская улица, дом 11-11, строение 7 изм.pdf_1.txt"], ["9. ул Шеногина, дом 3, строение 15 изм.pdf_1.txt"], ["ТП на строение изм.pdf_1.txt"]], "hovertemplate": "cluster=БТИ<br>x=%{x}<br>y=%{y}<br>file_name=%{customdata[0]}<extra></extra>", "legendgroup": "БТИ", "marker": {"color": "#EF553B", "symbol": "circle"}, "mode": "markers", "name": "БТИ", "orientation": "v", "showlegend": true, "type": "scatter", "x": [0.07062, 0.06957, 0.08211, 0.07764, 0.08081, 0.07536, 0.07488, 0.09318, 0.07303, 0.09129, 0.08146, 0.07817, 0.08839, 0.09367, 0.08728, 0.0691, 0.08116, 0.07064, 0.08967, 0.06798, 0.0657, 0.08928, 0.072, 0.07838, 0.08612, 0.07261, 0.09227, 0.0907, 0.08251, 0.06602, 0.07295, 0.08618, 0.09268, 0.08586, 0.08557, 0.08782, 0.08861, 0.06744, 0.06738, 0.06749, 0.07845], "xaxis": "x", "y": [0.4839, 0.5875, 0.6213, 0.6007, 0.3847, 0.5975, 0.5624, 0.6295, 0.5947, 0.5978, 0.4467, 0.5928, 0.6251, 0.5377, 0.6347, 0.5894, 0.6283, 0.591, 0.6368, 0.4907, 0.3668, 0.6383, 0.552, 0.5855, 0.5717, 0.5933, 0.6235, 0.6254, 0.6277, 0.4737, 0.3899, 0.5688, 0.6293, 0.543, 0.6176, 0.5543, 0.6155, 0.4737, 0.4964, 0.4758, 0.3376], "yaxis": "y"}, {"customdata": [["1.pdf_1.txt"], ["10.pdf_1.txt"], ["11.pdf_1.txt"], ["12.pdf_1.txt"], ["15.pdf_1.txt"], ["20.pdf_1.txt"], ["21.pdf_1.txt"], ["22.pdf_1.txt"], ["24.pdf_1.txt"], ["25.pdf_1.txt"], ["26.pdf_1.txt"], ["28.pdf_1.txt"], ["3.pdf_1.txt"], ["30.pdf_1.txt"], ["34.pdf_1.txt"], ["35.pdf_1.txt"], ["36.pdf_1.txt"], ["37.pdf_1.txt"], ["38.pdf_1.txt"], ["4.pdf_1.txt"], ["40.pdf_1.txt"], ["41.pdf_1.txt"], ["42.pdf_1.txt"], ["44.pdf_1.txt"], ["45.pdf_1.txt"], ["46.pdf_1.txt"], ["47.pdf_1.txt"], ["48.pdf_1.txt"], ["49.pdf_1.txt"], ["5.pdf_1.txt"], ["52.pdf_1.txt"], ["53.pdf_1.txt"], ["55.pdf_1.txt"], ["56.pdf_1.txt"], ["57.pdf_1.txt"], ["58.pdf_1.txt"], ["59.pdf_1.txt"], ["60.pdf_1.txt"], ["61.pdf_1.txt"], ["62.pdf_1.txt"], ["63.pdf_1.txt"], ["64.pdf_1.txt"], ["65.pdf_1.txt"], ["66.pdf_1.txt"], ["67.pdf_1.txt"], ["68.pdf_1.txt"], ["69.pdf_1.txt"], ["7.pdf_1.txt"], ["70.pdf_1.txt"], ["8.pdf_1.txt"], ["9.pdf_1.txt"]], "hovertemplate": "cluster=Разр<br>x=%{x}<br>y=%{y}<br>file_name=%{customdata[0]}<extra></extra>", "legendgroup": "Разр", "marker": {"color": "#00cc96", "symbol": "circle"}, "mode": "markers", "name": "Разр", "orientation": "v", "showlegend": true, "type": "scatter", "x": [-0.3771, -0.3463, -0.2644, -0.2868, -0.3278, -0.3392, -0.2738, -0.4002, -0.3652, -0.2433, -0.3785, -0.3897, -0.3336, -0.3598, -0.3783, -0.4008, -0.3972, -0.3923, -0.3633, -0.262, -0.328, -0.3895, -0.3842, -0.373, -0.2609, -0.3696, -0.3895, -0.3409, -0.4029, -0.2773, -0.3662, -0.3989, -0.3924, -0.3972, -0.3589, -0.3764, -0.3959, -0.402, -0.2943, -0.3996, -0.3913, -0.2592, -0.3998, -0.3817, -0.3397, -0.3868, -0.2357, -0.3423, -0.3905, -0.2178, -0.3574], "xaxis": "x", "y": [0.06752, 0.09981, 0.2096, 0.1895, 0.06084, 0.01691, 0.1467, 0.00945, 0.01131, 0.1912, 0.03159, 0.005195, 0.1093, 0.09494, 0.01386, 0.02427, 0.01765, 0.007995, 0.05855, 0.2001, 0.08911, -0.009783, 8.97e-05, 0.02178, 0.1638, 0.003423, 0.007686, 0.06772, -0.01645, 0.1876, 0.04482, -0.01507, -0.004046, 0.02632, 0.05338, 0.0118, -0.01056, -0.01418, -0.01681, -0.01624, -0.01212, 0.17, 0.005928, 0.004223, 0.08932, 0.0452, 0.1787, 0.1196, 0.01771, 0.1325, 0.05888], "yaxis": "y"}, {"customdata": [["39.pdf_1.txt"], ["54.pdf_1.txt"], ["1.pdf_1.txt"], ["11.pdf_1.txt"], ["13.pdf_1.txt"], ["14.pdf_1.txt"], ["15.pdf_1.txt"], ["16.pdf_1.txt"], ["17.pdf_1.txt"], ["18.pdf_1.txt"], ["19.pdf_1.txt"], ["2.pdf_1.txt"], ["20.pdf_1.txt"], ["21.pdf_1.txt"], ["22.pdf_1.txt"], ["23.pdf_1.txt"], ["25.pdf_1.txt"], ["29.pdf_1.txt"], ["30.pdf_1.txt"], ["31.pdf_1.txt"], ["33.pdf_1.txt"], ["34.pdf_1.txt"], ["35.pdf_1.txt"], ["36.pdf_1.txt"], ["37.pdf_1.txt"], ["38.pdf_1.txt"], ["39.pdf_1.txt"], ["4.pdf_1.txt"], ["40.pdf_1.txt"], ["41.pdf_1.txt"], ["42.pdf_1.txt"], ["43.pdf_1.txt"], ["44.pdf_1.txt"], ["46.pdf_1.txt"], ["47.pdf_1.txt"], ["49.pdf_1.txt"], ["5.pdf_1.txt"], ["50.pdf_1.txt"], ["51.pdf_1.txt"], ["52.pdf_1.txt"], ["53.pdf_1.txt"], ["54.pdf_1.txt"], ["55.pdf_1.txt"], ["56.pdf_1.txt"], ["57.pdf_1.txt"], ["6.pdf_1.txt"], ["60.pdf_1.txt"], ["62.pdf_1.txt"], ["63.pdf_1.txt"], ["64.pdf_1.txt"], ["66.pdf_1.txt"], ["67.pdf_1.txt"], ["68.pdf_1.txt"], ["69.pdf_1.txt"], ["7.pdf_1.txt"], ["8.pdf_1.txt"]], "hovertemplate": "cluster=Строительство<br>x=%{x}<br>y=%{y}<br>file_name=%{customdata[0]}<extra></extra>", "legendgroup": "Строительство", "marker": {"color": "#ab63fa", "symbol": "circle"}, "mode": "markers", "name": "Строительство", "orientation": "v", "showlegend": true, "type": "scatter", "x": [-0.3271, -0.2896, -0.3401, -0.2379, -0.4363, -0.4374, -0.4357, -0.4389, -0.4355, -0.3565, -0.382, -0.3883, -0.4283, -0.3666, -0.4247, -0.4338, -0.4435, -0.4244, -0.4252, -0.3832, -0.4258, -0.4001, -0.4149, -0.4356, -0.4049, -0.4376, -0.4274, -0.351, -0.4302, -0.4355, -0.4369, -0.4013, -0.4462, -0.4355, -0.3759, -0.3755, -0.4278, -0.4283, -0.4608, -0.4461, -0.4405, -0.4437, -0.4422, -0.4182, -0.4347, -0.3837, -0.4372, -0.4333, -0.3674, -0.3984, -0.4349, -0.2448, -0.3591, -0.2411, -0.4394, -0.4305], "xaxis": "x", "y": [-0.1969, -0.2143, -0.2692, -0.1694, -0.4032, -0.4312, -0.4087, -0.4368, -0.4321, -0.2899, -0.3365, -0.3575, -0.3825, -0.3, -0.4178, -0.4239, -0.4477, -0.4366, -0.3454, -0.3483, -0.422, -0.3566, -0.4121, -0.4327, -0.3514, -0.4351, -0.4228, -0.2864, -0.3979, -0.4145, -0.4262, -0.3877, -0.4421, -0.2824, -0.364, -0.3424, -0.3999, -0.4229, -0.4397, -0.4417, -0.4431, -0.3944, -0.4216, -0.414, -0.4371, -0.3552, -0.409, -0.4337, -0.3223, -0.3631, -0.4218, -0.2449, -0.3824, -0.205, -0.434, -0.3846], "yaxis": "y"}, {"customdata": [["1.pdf_1.txt"], ["10.pdf_1.txt"], ["11.pdf_1.txt"], ["12.pdf_1.txt"], ["13.pdf_1.txt"], ["14.pdf_1.txt"], ["15.pdf_1.txt"], ["16.pdf_1.txt"], ["17.pdf_1.txt"], ["18.pdf_1.txt"], ["19.pdf_1.txt"], ["2.pdf_1.txt"], ["20.pdf_1.txt"], ["21.pdf_1.txt"], ["22.pdf_1.txt"], ["23.pdf_1.txt"], ["24.pdf_1.txt"], ["25.pdf_1.txt"], ["26.pdf_1.txt"], ["27.pdf_1.txt"], ["28.pdf_1.txt"], ["29.pdf_1.txt"], ["3.pdf_1.txt"], ["30.pdf_1.txt"], ["31.pdf_1.txt"], ["32.pdf_1.txt"], ["33.pdf_1.txt"], ["34.pdf_1.txt"], ["35.pdf_1.txt"], ["36.pdf_1.txt"], ["37.pdf_1.txt"], ["38.pdf_1.txt"], ["39.pdf_1.txt"], ["4.pdf_1.txt"], ["40.pdf_1.txt"], ["41.pdf_1.txt"], ["42.pdf_1.txt"], ["43.pdf_1.txt"], ["44.pdf_1.txt"], ["45.pdf_1.txt"], ["46.pdf_1.txt"], ["47.pdf_1.txt"], ["48.pdf_1.txt"], ["49.pdf_1.txt"], ["5.pdf_1.txt"], ["50.pdf_1.txt"], ["51.pdf_1.txt"], ["52.pdf_1.txt"], ["53.pdf_1.txt"], ["54.pdf_1.txt"], ["55.pdf_1.txt"], ["56.pdf_1.txt"], ["57.pdf_1.txt"], ["58.pdf_1.txt"], ["59.pdf_1.txt"], ["6.pdf_1.txt"], ["60.pdf_1.txt"], ["61.pdf_1.txt"], ["62.pdf_1.txt"], ["63.pdf_1.txt"], ["64.pdf_1.txt"], ["65.pdf_1.txt"], ["66.pdf_1.txt"], ["67.pdf_1.txt"], ["68.pdf_1.txt"], ["69.pdf_1.txt"], ["7.pdf_1.txt"], ["70.pdf_1.txt"], ["8.pdf_1.txt"], ["9.pdf_1.txt"]], "hovertemplate": "cluster=Свид<br>x=%{x}<br>y=%{y}<br>file_name=%{customdata[0]}<extra></extra>", "legendgroup": "Свид", "marker": {"color": "#FFA15A", "symbol": "circle"}, "mode": "markers", "name": "Свид", "orientation": "v", "showlegend": true, "type": "scatter", "x": [0.5883, 0.5412, 0.5885, 0.5806, 0.5655, 0.5603, 0.4805, 0.5376, 0.4436, 0.5732, 0.5783, 0.5803, 0.5439, 0.5203, 0.3365, 0.5523, 0.5791, 0.5717, 0.5353, 0.4486, 0.5816, 0.5483, 0.5187, 0.589, 0.586, 0.5469, 0.5505, 0.5619, 0.5517, 0.6065, 0.3402, 0.5185, 0.5445, 0.336, 0.5535, 0.5936, 0.5569, 0.5831, 0.5852, 0.5997, 0.5415, 0.4913, 0.5112, 0.5463, 0.5604, 0.5548, 0.5202, 0.5746, 0.505, 0.5472, 0.5898, 0.5995, 0.5781, 0.5617, 0.532, 0.5959, 0.5608, 0.5673, 0.5277, 0.5566, 0.5451, 0.518, 0.5698, 0.5595, 0.5623, 0.5252, 0.5665, 0.5067, 0.5347, 0.5497], "xaxis": "x", "y": [-0.298, -0.2181, -0.308, -0.2993, -0.2479, -0.2851, -0.203, -0.2277, -0.1464, -0.2893, -0.2461, -0.3075, -0.2747, -0.2131, -0.1662, -0.2817, -0.2576, -0.2927, -0.2778, -0.1904, -0.2997, -0.2449, -0.2198, -0.3101, -0.2998, -0.2834, -0.2954, -0.2411, -0.278, -0.3097, -0.165, -0.2694, -0.2367, -0.174, -0.2397, -0.2989, -0.289, -0.2964, -0.3064, -0.3158, -0.2626, -0.1988, -0.2174, -0.2684, -0.2406, -0.2463, -0.2495, -0.2859, -0.2084, -0.2738, -0.2615, -0.3046, -0.2604, -0.2817, -0.2254, -0.3083, -0.2862, -0.283, -0.2432, -0.2772, -0.2322, -0.2175, -0.3014, -0.2921, -0.2835, -0.2153, -0.2462, -0.2441, -0.2702, -0.2316], "yaxis": "y"}], "layout": {"height": 800, "legend": {"title": {"text": "cluster"}, "tracegroupgap": 0}, "margin": {"t": 60}, "width": 1000, "xaxis": {"anchor": "y", "domain": [0, 1], "title": {"text": "x"}}, "yaxis": {"anchor": "x", "domain": [0, 1], "title": {"text": "y"}}}}
